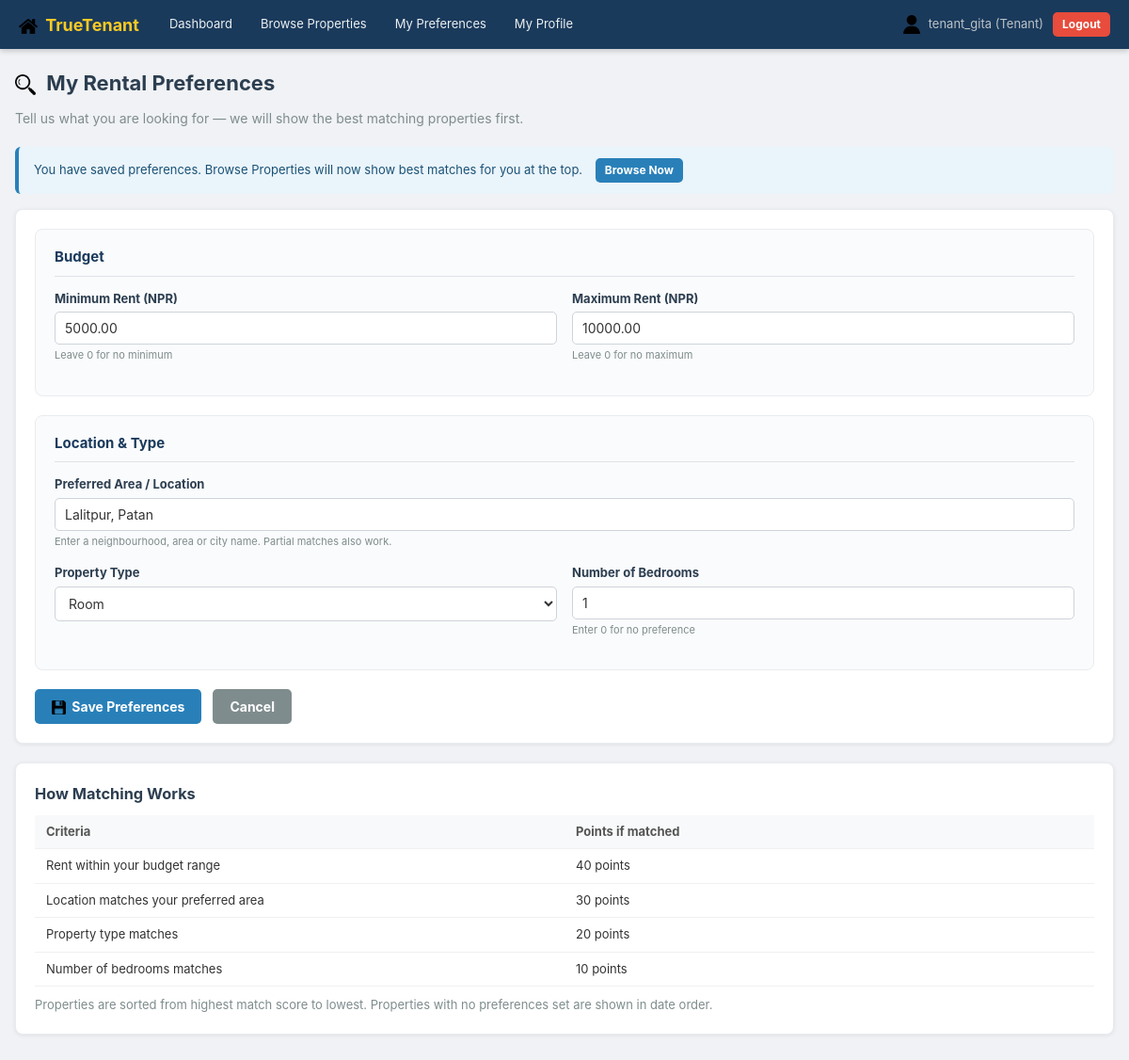
The app's page /pages/tenant_preferences.php (signed in) with its own data.
### tables this page shows
CREATE TABLE IF NOT EXISTS tenant_preferences (
    id INT AUTO_INCREMENT PRIMARY KEY,
    tenant_id INT NOT NULL,
    preferred_min_rent DECIMAL(12,2) DEFAULT 0,
    preferred_max_rent DECIMAL(12,2) DEFAULT 0,
    preferred_area VARCHAR(255),
    preferred_type ENUM('any','room','flat','house','office') NOT NULL DEFAULT 'any',
    preferred_bedrooms INT DEFAULT 0,
    created_at DATETIME DEFAULT CURRENT_TIMESTAMP,
    updated_at DATETIME DEFAULT CURRENT_TIMESTAMP ON UPDATE CURRENT_TIMESTAMP,
    UNIQUE KEY unique_tenant (tenant_id),
    FOREIGN KEY (tenant_id) REFERENCES tenants(id) ON DELETE CASCADE
);

### pages/tenant_preferences.php (the view, shortened to what this page needs)
<?php
$db      = getDB();
$user_id = $_SESSION['user_id'];
$stmt = $db->prepare("SELECT id FROM tenants WHERE user_id = ?");
$stmt->bind_param("i", $user_id);
$stmt->execute();
$tenant = $stmt->get_result()->fetch_assoc();
$tenant_id = $tenant['id'];
$stmt = $db->prepare("SELECT * FROM tenant_preferences WHERE tenant_id = ?");
$stmt->bind_param("i", $tenant_id);
$stmt->execute();
$prefs = $stmt->get_result()->fetch_assoc();
?>
<!DOCTYPE html>
<html lang="en">
<head>
    <link rel="stylesheet" href="/rental_risk/css/styles.css?v=<?= filemtime(__DIR__ . '/../css/styles.css') ?>">
</head>
<body>
<?php include '../php/navbar.php'; ?>
<div class="container">
    <div class="dashboard-header">
        <h2><img src="/rental_risk/images/search.png" class="heading-icon"> My Rental Preferences</h2>
        <p>Tell us what you are looking for — we will show the best matching properties first.</p>
    </div>
    <?php if ($prefs): ?>
        <div class="alert alert-info">
            You have saved preferences. Browse Properties will now show best matches for you at the top.
            <a href="browse_properties.php" class="btn btn-sm btn-primary" style="margin-left:10px">Browse Now</a>
        </div>
    <?php endif; ?>
    <div class="card">
        <form method="POST" id="prefsForm">
            <div class="form-section">
                <h3>Budget</h3>
                <div class="form-row">
                    <div class="form-group">
                        <label>Minimum Rent (NPR)</label>
                        <input type="number" name="preferred_min_rent" min="0" placeholder="e.g. 5000"
                               value="<?= $prefs['preferred_min_rent'] ?? '' ?>">
                        <small>Leave 0 for no minimum</small>
                    </div>
                    <div class="form-group">
                        <label>Maximum Rent (NPR)</label>
                        <input type="number" name="preferred_max_rent" min="0" placeholder="e.g. 20000"
                               value="<?= $prefs['preferred_max_rent'] ?? '' ?>">
                        <small>Leave 0 for no maximum</small>
                    </div>
                </div>
            </div>
            <div class="form-section">
                <h3>Location & Type</h3>
                <div class="form-group">
                    <label>Preferred Area / Location</label>
                    <input type="text" name="preferred_area"
                           placeholder="e.g. Thamel, Lalitpur, Baneshwor"
                           value="<?= htmlspecialchars($prefs['preferred_area'] ?? '') ?>">
                    <small>Enter a neighbourhood, area or city name. Partial matches also work.</small>
                </div>
                <div class="form-row">
                    <div class="form-group">
                        <label>Property Type</label>
                        <select name="preferred_type">
                            <?php foreach(['any'=>'Any Type','room'=>'Room','flat'=>'Flat/Apartment','house'=>'Full House','office'=>'Office Space'] as $v=>$l): ?>
                                <option value="<?= $v ?>" <?= ($prefs['preferred_type'] ?? 'any') === $v ? 'selected':'' ?>><?= $l ?></option>
                            <?php endforeach; ?>
                        </select>
                    </div>
                    <div class="form-group">
                        <label>Number of Bedrooms</label>
                        <input type="number" name="preferred_bedrooms" min="0" max="20"
                               value="<?= $prefs['preferred_bedrooms'] ?? 0 ?>">
                        <small>Enter 0 for no preference</small>
                    </div>
                </div>
            </div>
            <div class="form-actions">
                <button type="submit" class="btn btn-primary">
                    <img src="/rental_risk/images/save.png" class="inline-icon"> Save Preferences
                </button>
                <a href="browse_properties.php" class="btn btn-secondary">Cancel</a>
            </div>
        </form>
    </div>
    <div class="card">
        <h3>How Matching Works</h3>
        <table class="detail-table">
            <tr><th>Criteria</th><th>Points if matched</th></tr>
            <tr><td>Rent within your budget range</td><td>40 points</td></tr>
            <tr><td>Location matches your preferred area</td><td>30 points</td></tr>
            <tr><td>Property type matches</td><td>20 points</td></tr>
            <tr><td>Number of bedrooms matches</td><td>10 points</td></tr>
        </table>
        <p style="margin-top:10px;font-size:13px;color:#7f8c8d">
            Properties are sorted from highest match score to lowest.
            Properties with no preferences set are shown in date order.
        </p>
    </div>
</div>
</body>
</html>

### css/styles.css (style rules this page uses)
*, *::before, *::after { box-sizing: border-box; margin: 0; padding: 0; }
body { font-family: -apple-system, BlinkMacSystemFont, "Segoe UI", Roboto, "Helvetica Neue", Arial, sans-serif; font-size: 14px; background: #f0f2f5; color: #333; line-height: 1.5; -webkit-font-smoothing: antialiased; }
a { color: #2980b9; text-decoration: none; }
h1, h2, h3 { color: #2c3e50; margin-bottom: 10px; }
.container { max-width: 1200px; margin: 0 auto; padding: 20px 16px 40px; }
.form-group { margin-bottom: 16px; }
.form-group label { display: block; font-weight: bold; margin-bottom: 4px; color: #2c3e50; font-size: 13px; }
.form-group small { color: #7f8c8d; font-size: 11px; margin-top: 3px; display: block; }
input[type=text], input[type=email], input[type=password], input[type=number], input[type=file], select, textarea { width: 100%; padding: 8px 10px; border: 1px solid #ced4da; border-radius: 5px; font-size: 14px; font-family: inherit; color: #333; background: #fff; transition: border-color 0.2s, box-shadow 0.2s; }
.form-row { display: grid; grid-template-columns: 1fr 1fr; gap: 16px; }
.form-section { background: #fafbfc; border: 1px solid #e9ecef; border-radius: 8px; padding: 18px 20px; margin-bottom: 20px; }
.form-section h3 { font-size: 15px; color: #1a3a5c; margin-bottom: 14px; border-bottom: 1px solid #dee2e6; padding-bottom: 8px; }
.form-actions { display: flex; gap: 12px; margin-top: 8px; }
.btn { display: inline-block; padding: 8px 18px; border: none; border-radius: 5px; cursor: pointer; font-size: 14px; font-family: inherit; font-weight: bold; text-align: center; transition: opacity 0.2s, background 0.2s; text-decoration: none; }
.btn-primary { background: #2980b9; color: white; }
.btn-secondary { background: #7f8c8d; color: white; }
.btn-sm { padding: 4px 10px; font-size: 12px; }
.alert { padding: 12px 16px; border-radius: 6px; margin-bottom: 16px; font-size: 13px; border-left: 4px solid; }
.alert-info { background: #eaf4fb; color: #1a5276; border-color: #2980b9; }
.card { background: white; border-radius: 8px; padding: 20px; margin-bottom: 20px; box-shadow: 0 1px 4px rgba(0,0,0,0.08); border: 1px solid #e9ecef; }
.dashboard-header { margin-bottom: 20px; }
.dashboard-header h2 { font-size: 22px; }
.dashboard-header p { color: #7f8c8d; }
.detail-table { width: 100%; border-collapse: collapse; }
.detail-table th, .detail-table td { padding: 8px 12px; border-bottom: 1px solid #f0f0f0; font-size: 13px; text-align: left; }
.detail-table th { width: 38%; color: #555; font-weight: bold; background: #f8f9fa; }
.heading-icon { width: 22px; height: 22px; vertical-align: middle; margin-right: 6px; }
.inline-icon { width: 15px; height: 15px; vertical-align: middle; margin-right: 3px; }

### records on screen
tenant_preferences: preferred_min_rent "5000.00", preferred_max_rent "10000.00", preferred_area "Lalitpur, Patan", preferred_type "Room", preferred_bedrooms "1"

### other values on screen
$username "tenant_gita"
$role "Tenant"
